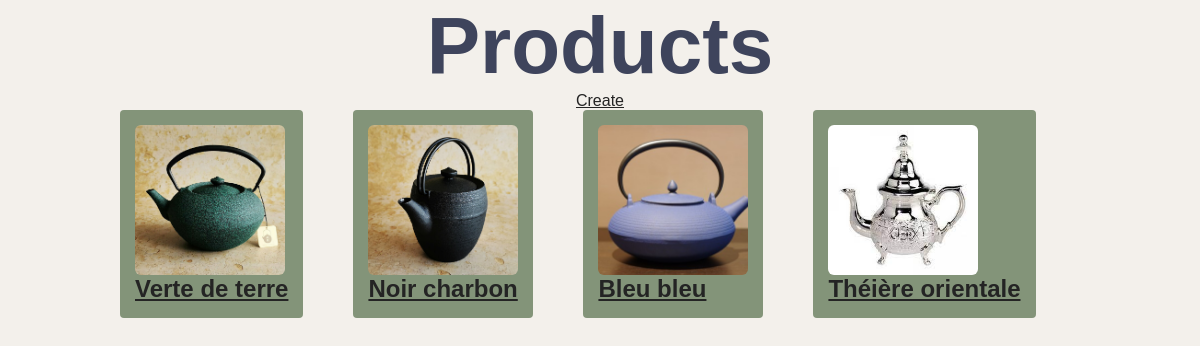
The app's page /product/ with its own data.
### product/models.py (models this page shows, shortened)
class Item(models.Model):
    name = models.CharField(max_length=200)
    price = models.DecimalField(max_digits=5, decimal_places=2, null=True)
    stock = models.PositiveIntegerField( null=True)
    image = models.ImageField(upload_to='product/static/images/', null=True)

### product/views.py (the view)
# urls.py: path('', views.index, name='index')
def index (request):
    context = {}
    context['items'] = Item.objects.all()
    return render(request, 'product/index.html', context)

### product/templates/product/index.html
{% load static %}
<link rel="stylesheet" href="{% static 'style/style.css' %}">
<h1>Products</h1>
<div class="center">
    <a class="dark-color" href="/product/create">Create</a>
</div>
<div class="all-items">
    {% for item in items %}
        <a class="each-item" href="/product/show/{{item.id}}">
            <img class="img-all" src="/{{ item.image }}" alt="{{ item.name }}">
            <h2>{{ item.name }}</h2>
        </a>
    {% endfor %}
</div>

### product/static/style/style.css (style rules this page uses)
* { margin: 0; padding: 0; box-sizing: border-box; color: rgb(36, 36, 36); font-family: sans-serif; }
h1 { font-size: 80px; color: rgb(62, 68, 92); text-align: center; }
a { color: rgb(36, 36, 36); }
.center { text-align: center; margin: 0 auto; justify-content: center; justify-items: center; justify-self: center; align-items: center; }
.img-all { width: 150px; height: 150px; object-fit: cover; border-radius: 4%; }
.all-items { display: flex; gap: 50px; flex-wrap: wrap; }
.each-item { display: flex; flex-direction: column; padding: 15px; border-radius: 4px; background-color: rgb(131, 148, 121); }

### records on screen
Item: image (picture), name "Verte de terre"
Item: image (picture), name "Noir charbon"
Item: image (picture), name "Bleu bleu"
Item: image (picture), name "Théière orientale"
